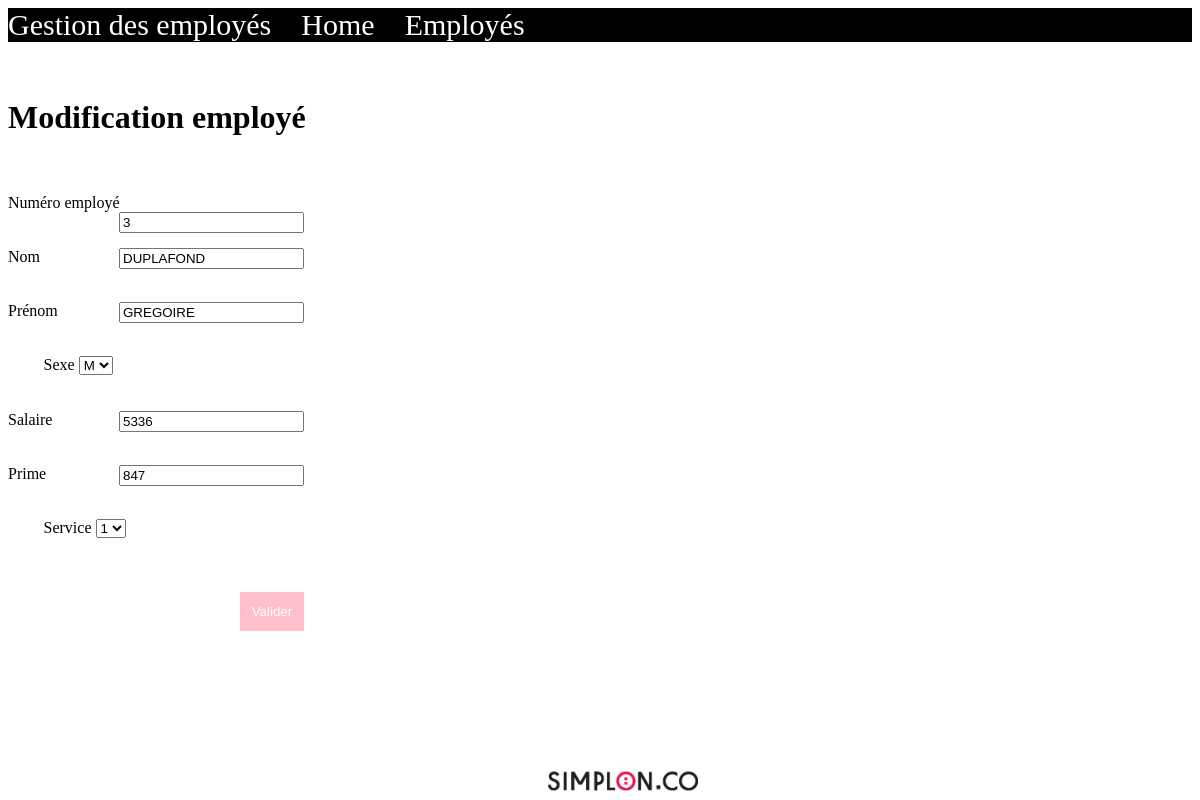
The page /table_modif.php?EMPNO=3 on the database its author committed.
### tables this page shows
CREATE TABLE `employes` (
  `EMPNO` int(11) NOT NULL,
  `EMPNOM` varchar(30) NOT NULL,
  `EMPPREN` varchar(30) NOT NULL,
  `EMPSEXE` varchar(1) NOT NULL,
  `EMPSALAIRE` int(11) NOT NULL,
  `EMPPRIME` int(11) NOT NULL,
  `SRVNO` int(11) NOT NULL
);

### table_modif.php (the view, shortened to what this page needs)
<!DOCTYPE html>
<html lang="en">
<head>
</head>
<header>
    Gestion des employés
    &nbsp;&nbsp;&nbsp;<a href="index.php">Home</a>
    &nbsp;&nbsp;&nbsp;<a href="employes.php">Employés</a>
</header>
<body>
    <br><br>
    <h1>Modification employé</h1>
    <?php
        include "connexion.php";
        $NUMEMP= $_GET['EMPNO'];
        $reponse = $BDD->query("SELECT * FROM employes WHERE EMPNO=$NUMEMP");
        $donnees = $reponse->fetch();
    ?>
    <br><br>
    <form action="#" method=POST>
    <div class="clearfloat">
        <label for="num">Numéro employé</label>
        <input type="text" id="num" name ="num" value="<?=$NUMEMP?>" >
    </div>
    <br><br>
    <div class="clearfloat">
        <label for="nom">Nom</label>
        <input type="text" id="nom" name="nom" value="<?=$donnees['EMPNOM'];?>" >
    </div>
    <br><br>
    <div class="clearfloat">
        <label for="prenom">Prénom</label>
        <input type="text" id="prenom" name="prenom" value="<?=$donnees['EMPPREN'];?>" >
    </div>
    <br><br>
    <div class="float">
        <label for="sexe">Sexe</label>
        <select name="sexe" id="sexe">
            <option value="<?=$donnees['EMPSEXE'];?>"><?=$donnees['EMPSEXE'];?></option>
        </select>
    </div>
    <br><br>
    <div class="clearfloat">
        <label for="salaire">Salaire</label>
        <input type="text" id="salaire" name="salaire" value="<?=$donnees['EMPSALAIRE'];?>" >
    </div>
    <br><br>
    <div class="clearfloat">
        <label for="prime">Prime</label>
        <input type="text" id="prime" name="prime" value="<?=$donnees['EMPPRIME'];?>" >
    </div>
    <br><br>
    <div class="float">
        <label for="service" >Service</label>
        <select name="service" id="service">
            <option value="<?= $donnees['SRVNO'];?>"><?= $donnees['SRVNO'];?></option>
        </select>
    </div>
    <br><br><br>
    <div class="clearfloat">
    <input type="submit" id="valid" value="Valider">
    </div>
    </form>
    <br><br>
</body>
<footer>
<img id="logo" src="simplonlogo.png" alt="logo simplon">
</footer>
</html>

### table_modif.php (style rules this page uses)
header { background-color: black; color: white; font-size: 30px; }
a { color: white; text-decoration: none; }
#logo { width:150px; length:100px; }
#valid { padding:1%; color:white; background-color:pink; border:none; }
.clearfloat input { float: right; margin-right:75%; }
.float { margin-left:3%; }
footer { position: absolute; bottom:0; min-height:0%; margin-left:45%; }

### rows shown on the page
employes: nom "DUPLAFOND", prenom "GREGOIRE", sexe "M", salaire "5336", prime "847", service "1"
